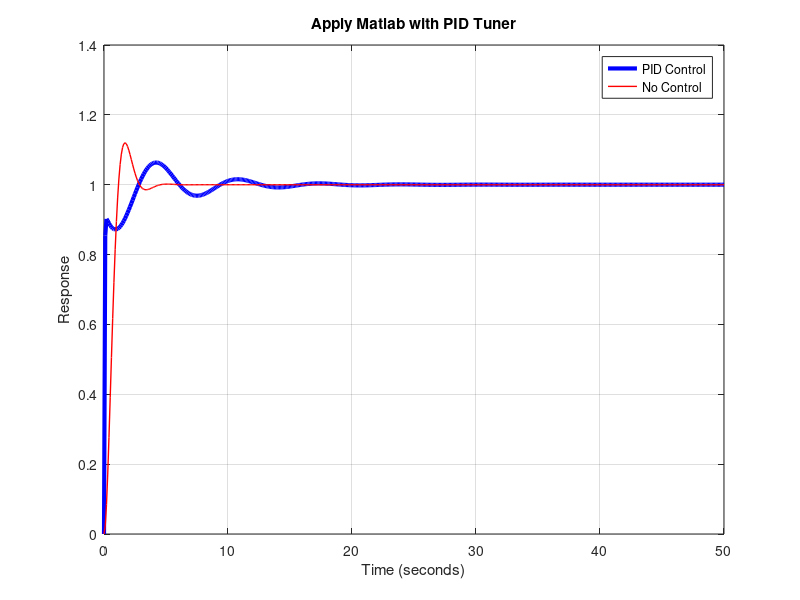

Recreate this plot in MATLAB.
clear
clc

kp = 1.5;
ki = 5.2;
kd = 5;

Num = 10;
Denom = [2 5 10];
H = 1;  
Gs = tf(Num, Denom);

G_ctr = pid(kp, ki, kd);
graph_ctr = feedback(Gs * G_ctr, H);

graph_open = Gs;
t = 0:0.1:50;

[y_closed, t_out] = lsim(graph_ctr, ones(size(t)), t);
[y_open, ~] = lsim(graph_open, ones(size(t)), t);

figure;
plot(t_out, y_closed, 'b', 'LineWidth', 3);  
hold on;
plot(t_out, y_open, 'r', 'LineWidth', 1);  
title('Apply Matlab with PID Tuner');
xlabel('Time (seconds)');
ylabel('Response');
legend('PID Control', 'No Control');
grid on;